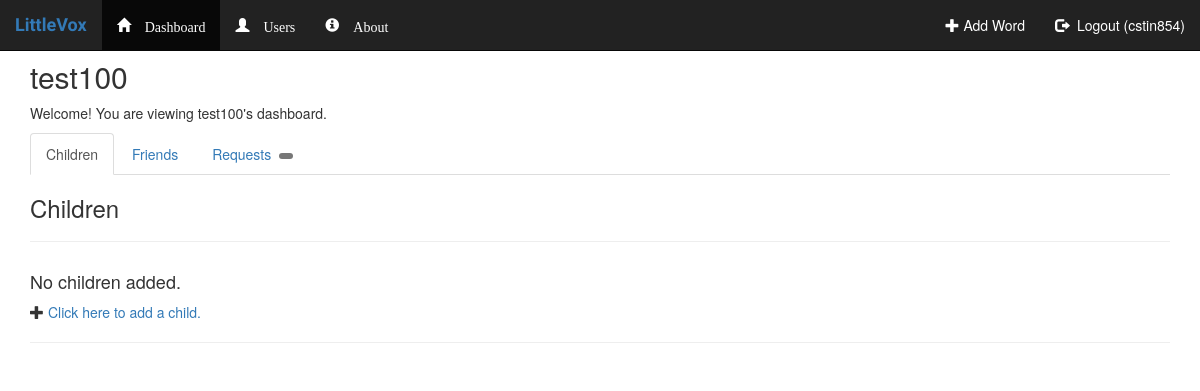
The app's page /outline/user/test100/ (signed in), older data.
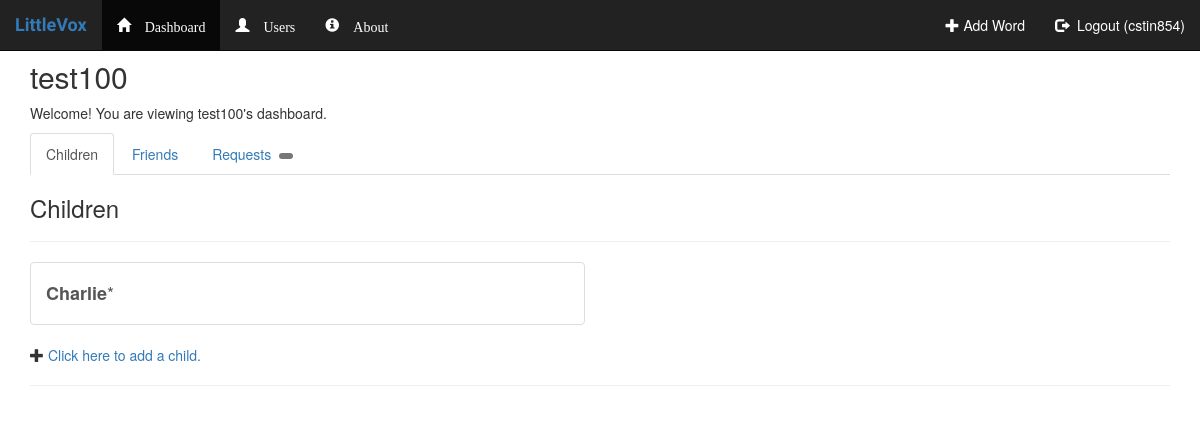
The same page, newer data.
### outline/models.py (models this page shows, shortened)
class Child(models.Model):
    parent_guardian = models.ForeignKey(User, on_delete=models.CASCADE)
    name = models.CharField(max_length=50)
    date_of_birth = models.DateField(default=datetime.date.today)
    is_default = models.BooleanField()

### outline/views.py (the view, shortened to what this page needs)
# urls.py: url(r'^user/(?P<user>[A-Za-z0-9]+)/$', views.user_splashpage, name='user_splashpage'),
@login_required
def user_splashpage(request, user):
    context = dict()
    if request.POST:
        request.session['error_title'] = "Processing test."
        msg = ''
        for key, val in request.POST.items():
            msg += "Key = " + key + "<br>"
            msg += "------Val = " + val + "<hr>"
        request.session['error_message'] = msg
        return redirect('outline:user_splashpage', user=request.user.username)
    else:
        try:
            user = User.objects.get(username=user)
        except:
            request.session['error_message'] = "That user does not exist."
            return redirect('outline:users')
        if 'error_message' in request.session:
            context['error_message'] = request.session['error_message']
            del request.session['error_message']
            request.session.modified = True
        if 'error_title' in request.session:
            context['error_title'] = request.session['error_title']
            del request.session['error_title']
            request.session.modified = True
        context['dashboard_active'] = True
        context['user'] = user.username
        if request.user.username == user.username:
            try:
                context['viewer_list'] = list(user.viewer_set.all())
            except:
                context['viewer_list'] = False
            try:
                context['child_list'] = list(user.child_set.all())
            except:
                context['child_list'] = False
            try:
                context['messages'] = list(user.message_set.all())
                context['number_of_messages'] = len(context['messages'])
            except:
                context['messages'] = False
                context['number_of_messages'] = False
            context['dashboard_header'] = "Welcome! This is your dashboard."
            context['is_owner'] = True
            return render(request, 'outline/dashboard.html', context)
        else:
            try:
                context['child_list'] = list(user.child_set.all())
            except:
                context['child_list'] = False
            context['dashboard_header'] = "Welcome! You are viewing " + user.username + "'s dashboard."
            context['is_owner'] = False
            return render(request, 'outline/dashboard.html', context)

### outline/templates/outline/dashboard.html (shortened to what this page needs)
{% extends 'outline/base.html' %}
{% block body %}
<div class="container">
    <h2>{{ user }}</h2>
    <p>{{ dashboard_header }}</p>
    <ul class="nav nav-tabs">
        <li class="active"><a data-toggle="tab" href="#menu1">Children</a></li>
        <li><a data-toggle="tab" href="#home">Friends</a></li>
        <li>
            <a data-toggle="tab" href="#messages">
                Requests&nbsp;
                <span class="badge">
                </span>
            </a>
        </li>
    </ul>
    <div class="tab-content">
        <div id="menu1" class="tab-pane fade in active">
            <h3>Children</h3>
            <hr>
            {% include 'outline/snippets/child_list.html' %}<hr>
        </div>
    </div>
</div>
{% endblock %}

### outline/templates/outline/snippets/child_list.html (shortened to what this page needs)
<div class="row">
<div class="col-md-6">
{% if child_list %}
    <div class="list-group">
        {% for child in child_list %}
            {% if child.is_default %}
            <a href="/outline/child/{{ child.id }}/" class="list-group-item">
                <h4><strong>{{child.name}}</strong>*</h4>
            </a>
            {% endif %}
        {% endfor %}
    </div>
{% else %}
    <h4>No children added.</h4>
{% endif %}
</div><div class="col-md-6"></div>
</div>
<span class="glyphicon glyphicon-plus"></span>
<a href="{% url 'outline:addchild' %}">Click here to add a child.</a><br>

Row changes from the older to the newer data that the page shows:
added Child: name "Charlie"
Text that changed along with them:
text no longer shown: "No children added."
